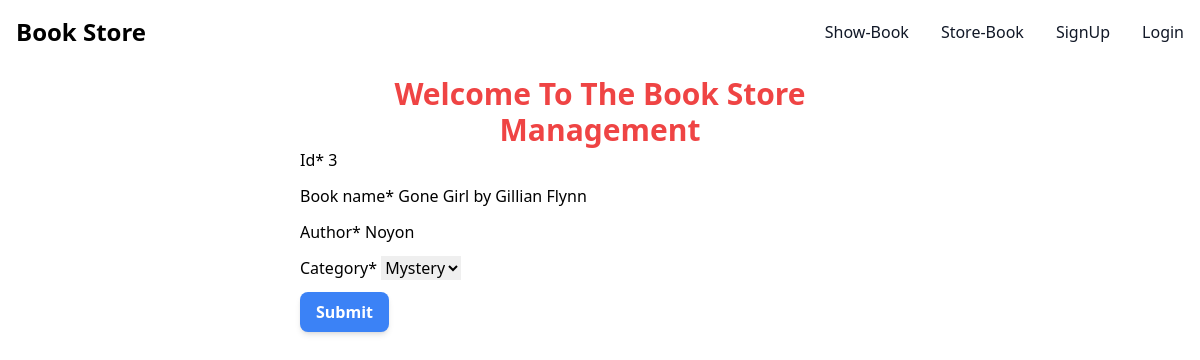
/edit_book/3, run on the app's committed database.
### books/models.py (models this page shows)
class BookStoreModel(models.Model):
    CATEGORY = (
        ('Mystery', 'Mystery'),
        ('Thriller','Thriller'),
        ('Sci_Fi', 'Sci_Fi'),
        ('Humor', 'Humor'),
        ('Horror', 'Horror'),
    )
    id = models.IntegerField(primary_key=True)
    book_name = models.CharField(max_length=30)
    author = models.CharField(max_length=30)
    category = models.CharField(max_length=30, choices=CATEGORY)
    first_pub = models.DateTimeField(auto_now_add=True)
    last_pub = models.DateTimeField(auto_now=True)

### books/views.py (the view)
# urls.py: path('edit_book/<int:id>',views.edit_book,name ='edit_book'),
def edit_book(request, id):
    book = BookStoreModel.objects.get(pk=id)
    form = bookStoreForm(instance=book)
    if request.method == 'POST':
        form =bookStoreForm(request.POST,instance=book)
        if form.is_valid():
            form.save(commit=True)
            return redirect('show_book')
    return render(request,'store_book.html',{'form':form})

### books/forms.py
class bookStoreForm(forms.ModelForm):
    class Meta:
        model = BookStoreModel
        fields = ['id','book_name','author','category']

### books/templates/store_book.html (shortened to what this page needs)
{% extends "base.html" %}
{% load crispy_forms_tags %}
{% block content%}
<div class="w-1/2 mx-auto mt-3">
    <h1 class="text-3xl text-center font-semibold text-red-500">Welcome To The Book Store Management</h1>
    <form method="post">
        {{form|crispy}}
         <button class="py-2 px-4 bg-blue-500 text-white font-semibold rounded-lg shadow-md hover:bg-blue-700 focus:outline-none focus:ring-2 focus:ring-blue-400 focus:ring-opacity-75"type="submit">
            Submit
          </button>
    </form>
</div>
{% endblock %}

### data on the page
BookStoreModel: id "3", book_name "Gone Girl by Gillian Flynn", author "Noyon", category "Mystery"
